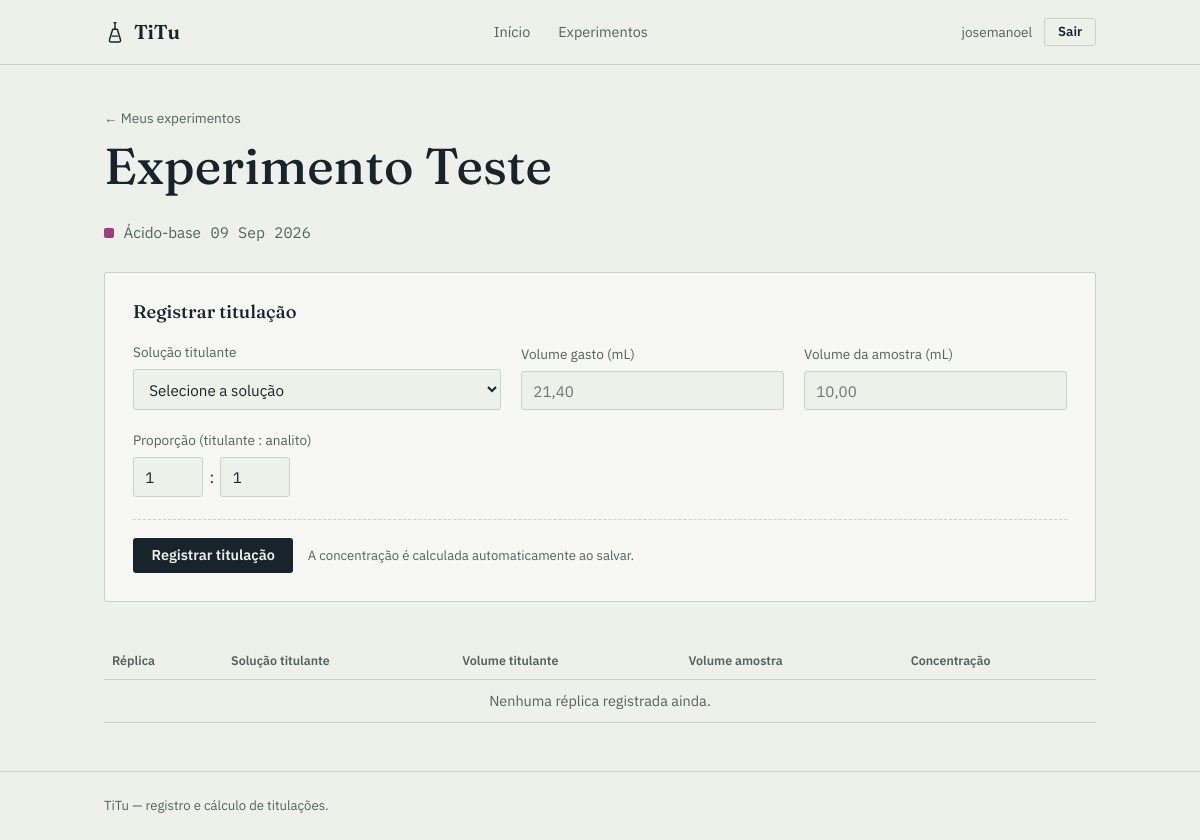
Page /experimentos/1/ (signed in) on the earlier database version.
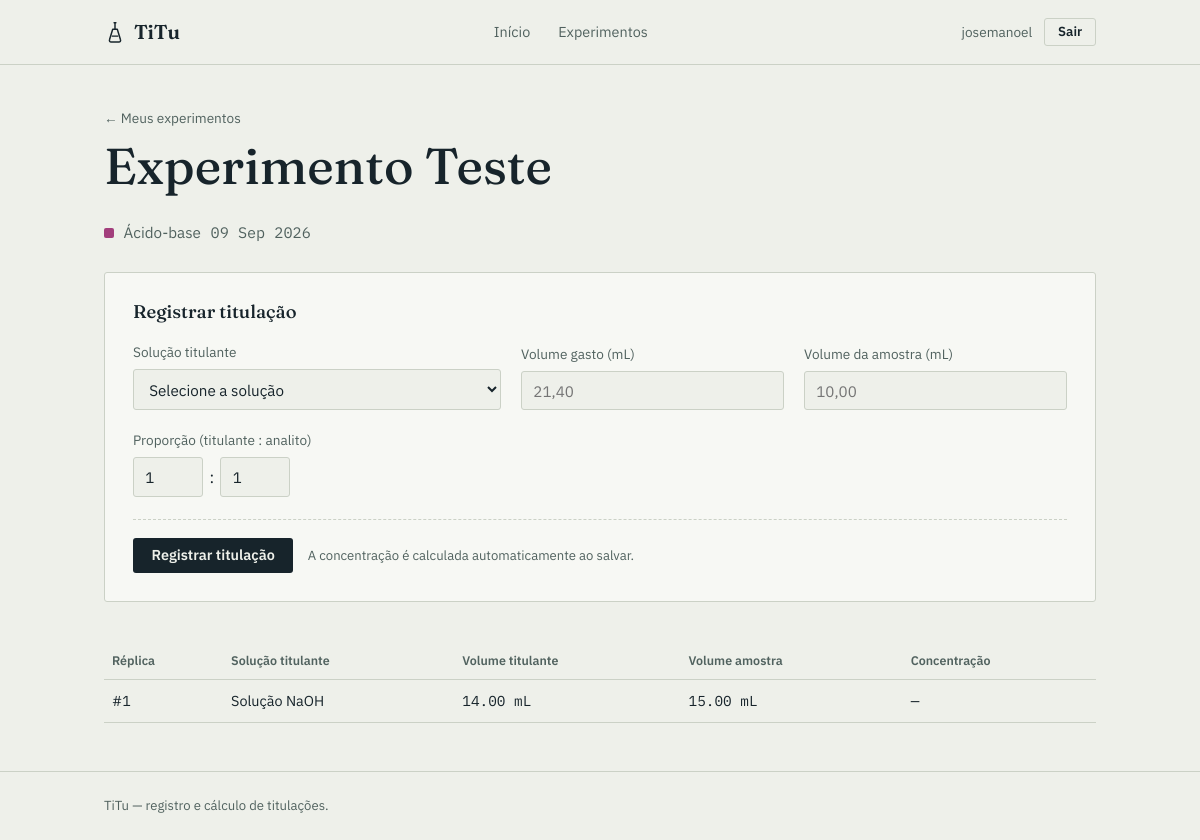
Same page on the later database version.
### titulacoes/models/experimento.py (models this page shows, shortened)
class Experimento(models.Model):
    TIPO_ACIDO_BASE = 'acido_base'
    TIPO_REDOX = 'redox'
    TIPO_COMPLEXOMETRICA ='complexometrica'
    TIPO_PRECIPITACAO = 'precipitacao'
    TIPO_CHOICES = [
        (TIPO_ACIDO_BASE, 'Ácido-base'),
        (TIPO_REDOX, 'Redox'),
        (TIPO_COMPLEXOMETRICA, 'Complexometrica'),
        (TIPO_PRECIPITACAO, 'Precipitação'),
    ]
    usuario = models.ForeignKey(
        User, on_delete = models.CASCADE, related_name = 'experimentos'
    )
    nome = models.CharField(max_length = 100)
    tipo = models.CharField(max_length = 20, choices = TIPO_CHOICES)
    data_realizacao = models.DateField()
    criado_em = models.DateTimeField(auto_now_add = True)

### titulacoes/models/titulacao.py (models this page shows, shortened)
class Titulacao(models.Model):
    experimento = models.ForeignKey(
        Experimento, on_delete = models.PROTECT, related_name = 'titulacoes'
    )
    solucao_titulante = models.ForeignKey(
        SolucaoTitulante, on_delete = models.PROTECT, related_name = 'titulacoes'
    )
    volume_titulante = models.DecimalField(max_digits = 8, decimal_places = 2)
    volume_amostra = models.DecimalField( max_digits = 8, decimal_places = 2)
    coeficiente_titulante = models.PositiveSmallIntegerField(default=1)
    coeficiente_analito = models.PositiveSmallIntegerField(default=1)
    concentracao_calculada = models.DecimalField(
        max_digits = 10, decimal_places = 5, null = True, blank = True
    )
    criado_em = models.DateTimeField(auto_now_add = True)

### titulacoes/models/solucao_titulante.py (models this page shows, shortened)
class SolucaoTitulante(models.Model):
    usuario = models.ForeignKey(
        User, on_delete = models.CASCADE, related_name= 'solucoes_titulantes'
    )
    nome = models.CharField(max_length = 100)
    concentracao_nominal = models.DecimalField(max_digits= 10, decimal_places = 5)
    fator_correcao = models.DecimalField(
        max_digits = 6, decimal_places = 4, null = True, blank = True
    )
    data_padronizacao = models.DateField(null = True, blank = True)
    criado_em = models.DateTimeField(auto_now_add = True)

### titulacoes/views/experimentos.py (the view)
@login_required
def detalhe_experimento(request, pk):
    experimento = get_object_or_404(Experimento, pk = pk, usuario = request.user)
    context = _construir_contexto_detalhe(request, experimento)
    return render(request, 'experimentos/detalhe.html', context)

### titulacoes/forms.py
class TitulacaoForm(forms.ModelForm):
    class Meta:
        model = Titulacao
        fields = ['solucao_titulante', 'volume_titulante', 'volume_amostra',
                  'coeficiente_titulante', 'coeficiente_analito',]
    def __init__(self, *args, usuario = None, **kwargs):
        super().__init__(*args, **kwargs)
        if usuario is not None:
            self.fields['solucao_titulante'].queryset = (
                SolucaoTitulante.objects.filter(usuario = usuario)
            )

### titulacoes/calculos/estatistica.py (called while the page is built, shortened)
def calcular_estatisticas(titulacoes):
    pares = [
        (t.id, t.concentracao_calculada)
        for t in titulacoes if t.concentracao_calculada is not None
    ]
    if len(pares) < 2:
        return {'media': None, 'desvio_padrao': None, 'q_calculado': None, 'outlier_id': None}

### titulacoes/views/experimentos.py (called while the page is built)
def _construir_contexto_detalhe(request, experimento, form = None):
    titulacoes = experimento.titulacoes.all()
    return {
        'experimento': experimento,
        'titulacoes': titulacoes,
        'solucoes_titulantes': SolucaoTitulante.objects.filter(usuario=request.user),
        'estatisticas': calcular_estatisticas(titulacoes),
        'form': form or TitulacaoForm(usuario=request.user),
    }

### templates/experimentos/detalhe.html (shortened to what this page needs)
{% extends "base.html" %}
{% block content %}
<div class="wrap">
  <div class="page-header">
    <div>
      <a href="{% url 'experimentos:lista' %}" class="back-link">← Meus experimentos</a>
      <h1>{{ experimento.nome }}</h1>
      <p class="meta-line">
        <span class="swatch {{ experimento.tipo }}"></span>
        {{ experimento.get_tipo_display }}
        <time class="data">{{ experimento.data_realizacao|date:"d M Y" }}</time>
      </p>
    </div>
  </div>
  <section class="entry-panel">
    <div class="entry-panel-head">
      <h2>Registrar titulação</h2>
    </div>
    <form method="post" action="{% url 'experimentos:titular' experimento.id %}">
      <div class="field-grid">
        <div class="field">
          <label for="id_solucao_titulante">Solução titulante</label>
          <select id="id_solucao_titulante" name="solucao_titulante" required>
            <option value="" selected disabled>Selecione a solução</option>
          </select>
        </div>
        <div class="field">
          <label for="id_volume_titulante">Volume gasto (mL)</label>
          <input type="number" step="0.01" id="id_volume_titulante" name="volume_titulante" placeholder="21,40" required>
        </div>
        <div class="field">
          <label for="id_volume_amostra">Volume da amostra (mL)</label>
          <input type="number" step="0.01" id="id_volume_amostra" name="volume_amostra" placeholder="10,00" required>
        </div>
        <div class="field">
          <label for="id_coeficiente_titulante">Proporção (titulante : analito)</label>
          <div style="display:flex; align-items:center; gap:0.4rem;">
            <input type="number" min="1" id="id_coeficiente_titulante" name="coeficiente_titulante" value="1" style="width:70px;">
            <span>:</span>
            <input type="number" min="1" id="id_coeficiente_analito" name="coeficiente_analito" value="1" style="width:70px;">
          </div>
        </div>
      </div>
      <div class="entry-panel-foot">
        <button type="submit" class="btn btn-primary">Registrar titulação</button>
        <span class="hint">A concentração é calculada automaticamente ao salvar.</span>
      </div>
    </form>
  </section>
  <table class="replicas-table">
    <thead>
      <tr>
        <th>Réplica</th>
        <th>Solução titulante</th>
        <th>Volume titulante</th>
        <th>Volume amostra</th>
        <th>Concentração</th>
      </tr>
    </thead>
    <tbody>
      {% for titulacao in titulacoes %}
      <tr{% if titulacao.id == estatisticas.outlier_id %} class="is-outlier"{% endif %}>
        <td class="label-cell">#{{ forloop.counter }}</td>
        <td class="label-cell">{{ titulacao.solucao_titulante.nome }}</td>
        <td class="data">{{ titulacao.volume_titulante }} mL</td>
        <td class="data">{{ titulacao.volume_amostra }} mL</td>
        <td class="data">{{ titulacao.concentracao_calculada|default:"—" }}</td>
      </tr>
      {% empty %}
      <tr>
        <td colspan="5" class="empty-state">Nenhuma réplica registrada ainda.</td>
      </tr>
      {% endfor %}
    </tbody>
  </table>
</div>
{% endblock %}

### templates/base.html (shortened to what this page needs)
{% load static %}
<!DOCTYPE html>
<html lang="pt-br">
<head>
  <link rel="stylesheet" href="{% static 'css/style.css' %}">
</head>
<body>
  <header class="navbar">
    <div class="wrap">
      <a href="{% url 'home' %}" class="brand">
        TiTu
      </a>
      <ul class="nav-links">
        <li><a href="{% url 'home' %}"{% if request.resolver_match.url_name == 'home' %} aria-current="page"{% endif %}>Início</a></li>
        {% if user.is_authenticated %}
        <li><a href="{% url 'experimentos:lista' %}"{% if request.resolver_match.url_name == 'lista' %} aria-current="page"{% endif %}>Experimentos</a></li>
        {% endif %}
      </ul>
      <div class="nav-auth">
        {% if user.is_authenticated %}
          <span class="hint" style="font-size:0.85rem; color:var(--ink-muted);">{{ user.username }}</span>
          <form action="{% url 'logout' %}" method="post" style="margin:0;">
            <button type="submit" class="btn btn-ghost btn-sm">Sair</button>
          </form>
        {% else %}
          <a href="{% url 'login' %}" class="btn btn-ghost btn-sm">Entrar</a>
          <a href="{% url 'cadastro' %}" class="btn btn-primary btn-sm">Cadastrar</a>
        {% endif %}
      </div>
    </div>
  </header>
  <main>
    {% block content %}{% endblock %}
  </main>
  <footer class="site-footer">
    <div class="wrap">
      <p>TiTu — registro e cálculo de titulações.</p>
    </div>
  </footer>
</body>
</html>

Differences in the rows shown:
added Titulacao: solucao_titulante.nome "Solução NaOH", volume_titulante "14.00", volume_amostra "15.00", concentracao_calculada "—"
Other differences:
text no longer shown: "Nenhuma réplica registrada ainda."
